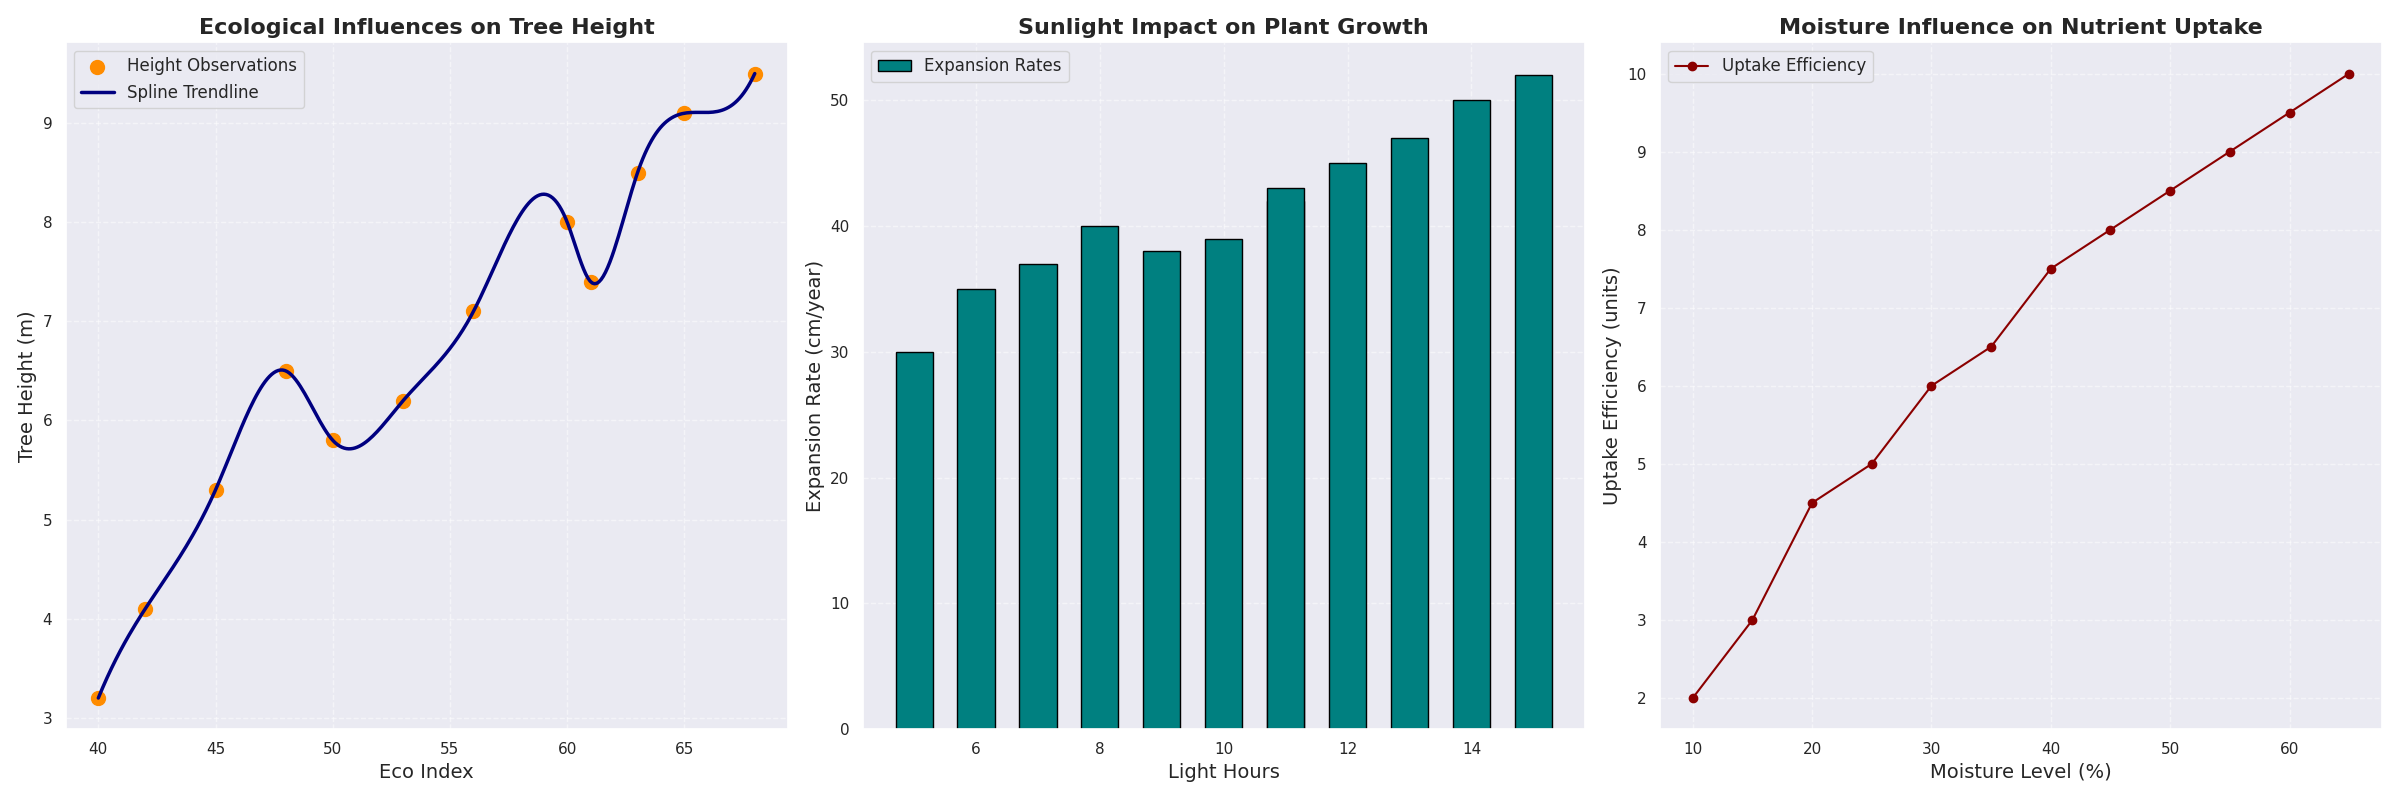

Source code (Python):
import matplotlib.pyplot as plt
import numpy as np
from scipy.interpolate import make_interp_spline

tree_heights = np.array([3.2, 4.1, 5.3, 6.5, 5.8, 6.2, 7.1, 8.0, 7.4, 8.5, 9.1, 9.5])
environmental_index = np.array([40, 42, 45, 48, 50, 53, 56, 60, 61, 63, 65, 68])

sunlight_hours = np.array([5, 6, 7, 8, 9, 10, 11, 12, 11, 13, 14, 15])
growth_rates = np.array([30, 35, 37, 40, 38, 39, 42, 45, 43, 47, 50, 52])

soil_moisture = np.array([10, 15, 20, 25, 30, 35, 40, 45, 50, 55, 60, 65])
nutrient_absorption = np.array([2, 3, 4.5, 5, 6, 6.5, 7.5, 8, 8.5, 9, 9.5, 10])

spline_model = make_interp_spline(environmental_index, tree_heights)
x_smooth = np.linspace(environmental_index.min(), environmental_index.max(), 300)
y_smooth = spline_model(x_smooth)

fig, axs = plt.subplots(1, 3, figsize=(24, 8))

axs[0].scatter(environmental_index, tree_heights, color='darkorange', s=100, label='Height Observations')
axs[0].plot(x_smooth, y_smooth, color='navy', linewidth=2.5, label='Spline Trendline')
axs[0].set_title('Ecological Influences on Tree Height', fontsize=16, fontweight='bold')
axs[0].set_xlabel('Eco Index', fontsize=14)
axs[0].set_ylabel('Tree Height (m)', fontsize=14)
axs[0].legend(loc='upper left', fontsize=12, frameon=True)
axs[0].grid(True, linestyle='--', alpha=0.5)

axs[1].bar(sunlight_hours, growth_rates, color='teal', width=0.6, edgecolor='black', label='Expansion Rates')
axs[1].set_title('Sunlight Impact on Plant Growth', fontsize=16, fontweight='bold')
axs[1].set_xlabel('Light Hours', fontsize=14)
axs[1].set_ylabel('Expansion Rate (cm/year)', fontsize=14)
axs[1].legend(loc='upper left', fontsize=12, frameon=True)
axs[1].grid(True, linestyle='--', alpha=0.5)

axs[2].plot(soil_moisture, nutrient_absorption, marker='o', linestyle='-', color='darkred', label='Uptake Efficiency')
axs[2].set_title('Moisture Influence on Nutrient Uptake', fontsize=16, fontweight='bold')
axs[2].set_xlabel('Moisture Level (%)', fontsize=14)
axs[2].set_ylabel('Uptake Efficiency (units)', fontsize=14)
axs[2].legend(loc='upper left', fontsize=12, frameon=True)
axs[2].grid(True, linestyle='--', alpha=0.5)

plt.tight_layout()
plt.show()
